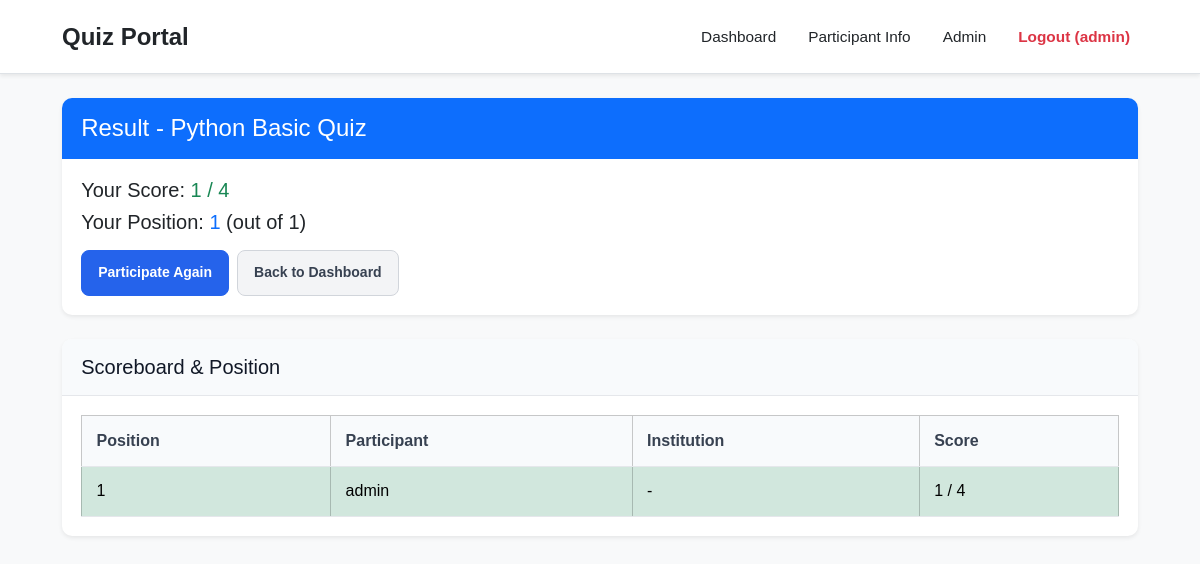
The page /quiz/1/result/ (signed in) on the database its author committed.
### Quiz/models.py (models this page shows, shortened)
class Quiz(models.Model):
    title = models.CharField(max_length=200)
    description = models.TextField()

class Result(models.Model):
    user = models.ForeignKey(User, on_delete=models.CASCADE)
    quiz = models.ForeignKey(Quiz, on_delete=models.CASCADE)
    score = models.IntegerField(default=0)
    total = models.IntegerField(default=0)
    submitted_at = models.DateTimeField(auto_now=True)

### Quiz/views.py (the view)
# urls.py: path('quiz/<int:quiz_id>/result/', views.quiz_result, name='quiz_result'),
@login_required
def quiz_result(request, quiz_id):
    quiz = get_object_or_404(Quiz, id=quiz_id)
    my_result = Result.objects.filter(user=request.user, quiz=quiz).first()
    all_results = Result.objects.filter(quiz=quiz).order_by('-score', 'submitted_at')
    position = None
    if my_result:
        pos = 1
        for item in all_results:
            if item.user == request.user:
                position = pos
                break
            pos += 1
    context = {
        'quiz': quiz,
        'my_result': my_result,
        'all_results': all_results,
        'position': position,
    }
    return render(request, 'quiz_result.html', context)

### templates/quiz_result.html
{% extends 'base.html' %}
{% block content %}
<div class="card shadow-sm border-0 mb-4">
    <div class="card-header bg-primary text-white border-0">
        <h4 class="mb-0">Result - {{ quiz.title }}</h4>
    </div>
    <div class="card-body">
        {% if my_result %}
            <h5>Your Score: <span class="text-success">{{ my_result.score }} / {{ my_result.total }}</span></h5>
            <h5>Your Position: <span class="text-primary">{{ position }}</span> (out of {{ all_results.count }})</h5>
        {% else %}
            <p class="mb-2">You have not participated in this quiz yet.</p>
        {% endif %}
        <div class="mt-3 d-flex gap-2">
            <a href="{% url 'take_quiz' quiz.id %}" class="btn btn-primary btn-sm">Participate Again</a>
            <a href="{% url 'dashboard' %}" class="btn btn-secondary btn-sm">Back to Dashboard</a>
        </div>
    </div>
</div>
<div class="card shadow-sm border-0">
    <div class="card-header">
        <h5 class="mb-0">Scoreboard & Position</h5>
    </div>
    <div class="card-body">
        {% if all_results %}
            <table class="table table-bordered mb-0">
                <thead class="table-light">
                    <tr>
                        <th>Position</th>
                        <th>Participant</th>
                        <th>Institution</th>
                        <th>Score</th>
                    </tr>
                </thead>
                <tbody>
                    {% for item in all_results %}
                        <tr {% if item.user == request.user %}class="table-success"{% endif %}>
                            <td>{{ forloop.counter }}</td>
                            <td>
                                {% if item.user.participant %}
                                    {{ item.user.participant.name }}
                                {% else %}
                                    {{ item.user.username }}
                                {% endif %}
                            </td>
                            <td>
                                {% if item.user.participant %}
                                    {{ item.user.participant.institution }}
                                {% else %}
                                    -
                                {% endif %}
                            </td>
                            <td>{{ item.score }} / {{ item.total }}</td>
                        </tr>
                    {% endfor %}
                </tbody>
            </table>
        {% else %}
            <p class="mb-0 text-muted">No results found for this quiz.</p>
        {% endif %}
    </div>
</div>
{% endblock %}

### templates/base.html (shortened to what this page needs)
{% load static %}
<!DOCTYPE html>
<html lang="en">
<head>
    <link href="https://cdn.jsdelivr.net/npm/bootstrap@5.3.2/dist/css/bootstrap.min.css" rel="stylesheet">
    <link rel="stylesheet" href="{% static 'css/site.css' %}">
</head>
<body class="bg-light text-dark">
    <nav class="navbar navbar-expand-lg navbar-light bg-white border-bottom shadow-sm">
        <div class="container">
            <a class="navbar-brand fw-bold text-dark" href="{% url 'dashboard' %}">Quiz Portal</a>
            <div class="navbar-nav ms-auto d-flex align-items-center gap-3">
                {% if user.is_authenticated %}
                    <a class="nav-link text-dark" href="{% url 'dashboard' %}">Dashboard</a>
                    <a class="nav-link text-dark" href="{% url 'profile' %}">Participant Info</a>
                    {% if user.is_staff %}
                        <a class="nav-link text-dark" href="/admin/">Admin</a>
                    {% endif %}
                    <a class="nav-link text-danger fw-semibold" href="{% url 'logout' %}">Logout ({{ user.username }})</a>
                {% else %}
                    <a class="nav-link text-dark" href="{% url 'login' %}">Login</a>
                    <a class="nav-link text-dark" href="{% url 'register' %}">Register</a>
                {% endif %}
            </div>
        </div>
    </nav>
    <main class="container my-4">
        {% block content %}{% endblock %}
    </main>
</body>
</html>

### static/css/site.css (style rules this page uses)
* { box-sizing: border-box; }
body { margin: 0; background: #f3f4f6; color: #1f2937; font-family: Arial, Helvetica, sans-serif; line-height: 1.5; }
a { color: #1d4ed8; text-decoration: none; }
.navbar { background: #ffffff; border-bottom: 1px solid #d1d5db; padding: 0.85rem 0; }
.container { width: min(1100px, calc(100% - 32px)); margin: 0 auto; }
.navbar .container { display: flex; align-items: center; justify-content: space-between; gap: 1rem; }
.navbar-brand { font-size: 1.5rem; font-weight: 700; color: #111827; }
.navbar-nav { display: flex; align-items: center; gap: 1rem; flex-wrap: wrap; }
.nav-link { color: #374151; font-size: 0.96rem; }
.card, .table, input, button, select, textarea { font: inherit; }
.card { background: #ffffff; border: 1px solid #dfe3e8; border-radius: 10px; box-shadow: none; overflow: hidden; }
.card-header { background: #f8fafc; border-bottom: 1px solid #e5e7eb; padding: 1rem 1.2rem; font-weight: 700; color: #111827; }
.card-body { padding: 1.2rem; }
button, .btn { display: inline-block; border: 1px solid #d1d5db; background: #e5e7eb; color: #111827; padding: 0.7rem 1rem; border-radius: 8px; cursor: pointer; font-weight: 600; text-align: center; }
.btn-primary { background: #2563eb; border-color: #2563eb; color: #ffffff; }
.btn-secondary, .btn-outline-secondary { background: #f3f4f6; border-color: #d1d5db; color: #374151; }
.table { width: 100%; border-collapse: collapse; background: #fff; }
.table th, .table td { padding: 0.8rem 0.9rem; border-bottom: 1px solid #e5e7eb; text-align: left; vertical-align: top; }
.table thead th { background: #f8fafc; color: #374151; font-weight: 700; }
.mt-3 { margin-top: 1rem; }
.mb-0 { margin-bottom: 0; }
.mb-4 { margin-bottom: 1.5rem; }
.d-flex { display: flex; }
.align-items-center { align-items: center; }

### rows shown on the page
Quiz: title "Python Basic Quiz"
Result: score "1", total "4", user.username "admin"

### other values the page prints
{{ user.username }} "admin"
{{ position }} "1"
{{ all_results.count }} "1"
